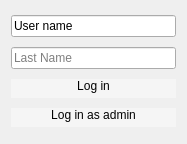
<?xml version="1.0" encoding="UTF-8"?>
<ui version="4.0">
 <class>AuthorizationWindow</class>
 <widget class="QDialog" name="AuthorizationWindow">
  <property name="geometry">
   <rect>
    <x>0</x>
    <y>0</y>
    <width>187</width>
    <height>144</height>
   </rect>
  </property>
  <property name="windowTitle">
   <string>Log in</string>
  </property>
  <layout class="QGridLayout" name="gridLayout">
   <item row="0" column="0">
    <widget class="QLineEdit" name="lineEditUserFirsName">
     <property name="text">
      <string>User name</string>
     </property>
     <property name="placeholderText">
      <string>First Name</string>
     </property>
    </widget>
   </item>
   <item row="1" column="0">
    <widget class="QLineEdit" name="lineEditUserLastName">
     <property name="text">
      <string/>
     </property>
     <property name="placeholderText">
      <string>Last Name</string>
     </property>
    </widget>
   </item>
   <item row="2" column="0">
    <widget class="QPushButton" name="pushButtonUserLogIn">
     <property name="styleSheet">
      <string notr="true">QPushButton
{
background-color: rgb(245, 245, 245);
border:none;
color: rgb(2, 2, 2);
border-left: 1px solid rgb(245, 245, 245);
border-right: 1px solid rgb(245, 245, 245);
border-bottom: 5px solid rgb(245, 245, 245);
}
QPushButton:hover {
    color: #000000;
    background-color: rgb(200, 200, 200); 
    border: 0px solid rgb(0, 0, 0);
}</string>
     </property>
     <property name="text">
      <string>Log in</string>
     </property>
    </widget>
   </item>
   <item row="3" column="0">
    <widget class="QPushButton" name="pushButtonAdmLogIn">
     <property name="styleSheet">
      <string notr="true">QPushButton
{
background-color: rgb(245, 245, 245);
border:none;
color: rgb(2, 2, 2);
border-left: 1px solid rgb(245, 245, 245);
border-right: 1px solid rgb(245, 245, 245);
border-bottom: 5px solid rgb(245, 245, 245);
}
QPushButton:hover {
    color: #000000;
    background-color: rgb(200, 200, 200); 
    border: 0px solid rgb(0, 0, 0);
}</string>
     </property>
     <property name="text">
      <string>Log in as admin</string>
     </property>
    </widget>
   </item>
  </layout>
 </widget>
 <resources/>
 <connections/>
</ui>
